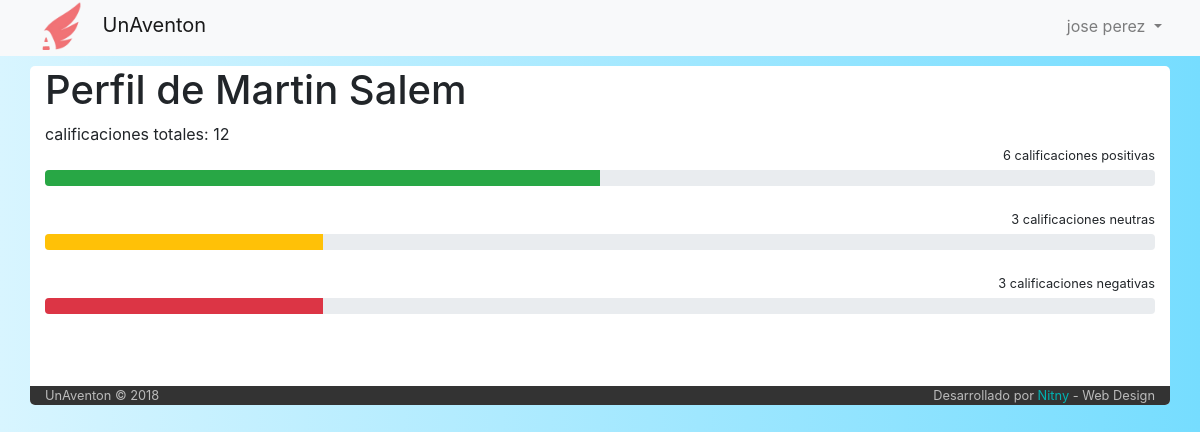
/usuario/7 (signed in), run on an earlier commit of the app's database.
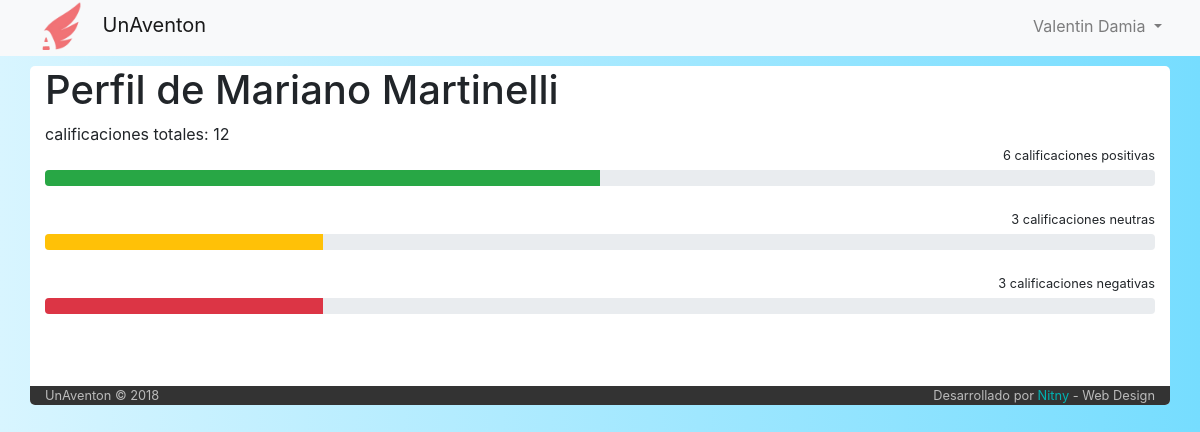
And on a later commit of the database.
### tables this page shows
CREATE TABLE `usuario` (
  `idUser` int(6) NOT NULL,
  `email` varchar(50) NOT NULL,
  `clave` varchar(50) NOT NULL,
  `nombre` varchar(50) NOT NULL,
  `apellido` varchar(50) NOT NULL,
  `admin` int(1) NOT NULL DEFAULT '0'
);

### index.php (called while the page is built, shortened)
<?php
	include ('core/helpers.php');
	include ('php/inicio_body.php');
	$router = new Router;
	$vars = $router->get_variables();
	render($vars);
	include ('php/cierre_body.php');

### core/helpers.php (called while the page is built, shortened)
<?php
function calificacion_grafica_simple($idUser){
  include('php/conexion.php');
  $calificaciones_totales=mysqli_query($conexion,"SELECT count(*) as contador
                                                    from calificacion
                                                    where idCalificado='$idUser'")
                                                    or die ("problemas en el contador de calificaciones totales");
  $calificaciones_totales=mysqli_fetch_array($calificaciones_totales)['contador'];
  $calificaciones_positivas=mysqli_query($conexion,"SELECT count(*) as contador
                                                    from calificacion
                                                    where idCalificado='$idUser' and calificacion > 0")
                                                    or die ("problemas en el contador de calificaciones positivas");
  $calificaciones_positivas=mysqli_fetch_array($calificaciones_positivas)['contador'];
  $calificaciones_neutras=mysqli_query($conexion,"SELECT count(*) as contador
                                                    from calificacion
                                                    where idCalificado='$idUser' and calificacion = 0")
                                                    or die ("problemas en el contador de calificaciones neutras");
  $calificaciones_neutras=mysqli_fetch_array($calificaciones_neutras)['contador'];
  $calificaciones_negativas=mysqli_query($conexion,"SELECT count(*) as contador
                                                    from calificacion
                                                    where idCalificado='$idUser' and calificacion < 0")
                                                    or die ("problemas en el contador de calificaciones negativas");
  $calificaciones_negativas=mysqli_fetch_array($calificaciones_negativas)['contador'];
  if ($calificaciones_positivas > 0) {
    $porcentaje_pos=round(($calificaciones_positivas/$calificaciones_totales)*100);
  }
  else {
    $porcentaje_pos=0;
  }
  if ($calificaciones_neutras > 0) {
    $porcentaje_neu=round(($calificaciones_neutras/$calificaciones_totales)*100);
  }
  else {
    $porcentaje_neu=0;
  }
  if ($calificaciones_negativas > 0) {
    $porcentaje_neg=round(($calificaciones_negativas/$calificaciones_totales)*100);
  }
  else {
    $porcentaje_neg=0;
  }
  $calificacion_ple = array(
    "contador_total" => $calificaciones_totales,
    "positivas" => $calificaciones_positivas,
    "neutras" => $calificaciones_neutras,
    "negativas" => $calificaciones_negativas,
    "porcentaje_pos" => $porcentaje_pos,
    "porcentaje_neu" => $porcentaje_neu,
    "porcentaje_neg" => $porcentaje_neg,
  );
  return $calificacion_ple;
}

### controller/usuario.php (the view)
<?php
	function render($vars = [])
	{
    include('php/conexion.php');
    $usuario=mysqli_query($conexion,"SELECT *
                                     from usuario
                                     where idUser='$vars[0]'")
                                     or die ("problemas en el select de usuarios");
    $usuario=mysqli_fetch_array($usuario);
    ?>
    <h1>Perfil de <?php echo $usuario['nombre']." ".$usuario['apellido'];?> </h1>
    <?php $calificaciones = calificacion_grafica_simple($usuario['idUser']);
    echo "calificaciones totales: ".$calificaciones["contador_total"]."
          <br>";
    echo  "<small class='float-right''>".$calificaciones['positivas']." calificaciones positivas </small> <br>";
    echo "<div class='progress'>
            <div class='progress-bar bg-success' role='progressbar' style='width: ".$calificaciones['porcentaje_pos']."%' aria-valuenow='25' aria-valuemin='0' aria-valuemax='100'></div>
          </div> <br>";
    echo  "<small class='float-right''>".$calificaciones['neutras']." calificaciones neutras </small> <br>";
    echo "<div class='progress'>
              <div class='progress-bar bg-warning' role='progressbar' style='width: ".$calificaciones['porcentaje_neu']."%' aria-valuenow='25' aria-valuemin='0' aria-valuemax='100'></div>
          </div> <br>";
    echo  "<small class='float-right''>".$calificaciones['negativas']." calificaciones negativas </small> <br>";
    echo "<div class='progress'>
              <div class='progress-bar bg-danger' role='progressbar' style='width: ".$calificaciones['porcentaje_neg']."%' aria-valuenow='25' aria-valuemin='0' aria-valuemax='100'></div>
          </div> <br>";
    echo "<br> <br>";
  }

### php/navbar.php (shortened to what the changed rows need)
<nav class="navbar navbar-expand-lg navbar-light bg-light">
  <div class="container" style="background-color:rgba(0, 0, 0, 0.0); margin-top: -3px; padding: 0 0; box-shadow: 0 0 0 #fff">
  <div class="collapse navbar-collapse" id="navbarSupportedContent">
      <?php
      if(isset($_SESSION['nombre'])){
        ?>
        <ul class='navbar-nav float-right'>
            <li class="nav-item dropdown">
                <a class="nav-link dropdown-toggle" href="#" id="navbarDropdown" role="button" data-toggle="dropdown" aria-haspopup="true" aria-expanded="false">
                  <?php echo $_SESSION['nombre']." ".$_SESSION['apellido']; ?>
                </a>
            </li>
        </ul>
        <?php
      }
      ?>
  </div>
</div>
</nav>

What changed in the data, as far as the page shows it:
changed usuario: nombre "Martin" → "Mariano"; apellido "Salem" → "Martinelli"
Also different on the page:
$_SESSION['nombre']: "jose" → "Valentin"
$_SESSION['apellido']: "perez" → "Damia"
